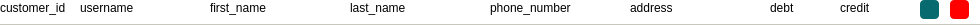
<?xml version="1.0" encoding="UTF-8"?>
<ui version="4.0">
 <class>Customer</class>
 <widget class="QWidget" name="Customer">
  <property name="geometry">
   <rect>
    <x>0</x>
    <y>0</y>
    <width>980</width>
    <height>25</height>
   </rect>
  </property>
  <property name="windowTitle">
   <string>Form</string>
  </property>
  <property name="styleSheet">
   <string notr="true">background-color: white;</string>
  </property>
  <widget class="QLabel" name="FirstName_L">
   <property name="geometry">
    <rect>
     <x>210</x>
     <y>0</y>
     <width>120</width>
     <height>16</height>
    </rect>
   </property>
   <property name="styleSheet">
    <string notr="true">color: rgb(0, 0, 0);
font: 600 9pt &quot;Segoe UI&quot;;</string>
   </property>
   <property name="text">
    <string>first_name</string>
   </property>
  </widget>
  <widget class="QLabel" name="LastName_L">
   <property name="geometry">
    <rect>
     <x>350</x>
     <y>0</y>
     <width>120</width>
     <height>16</height>
    </rect>
   </property>
   <property name="styleSheet">
    <string notr="true">color: rgb(0, 0, 0);
font: 600 9pt &quot;Segoe UI&quot;;</string>
   </property>
   <property name="text">
    <string>last_name</string>
   </property>
  </widget>
  <widget class="QLabel" name="PhoneNumber_L">
   <property name="geometry">
    <rect>
     <x>490</x>
     <y>0</y>
     <width>120</width>
     <height>16</height>
    </rect>
   </property>
   <property name="styleSheet">
    <string notr="true">color: rgb(0, 0, 0);
font: 600 9pt &quot;Segoe UI&quot;;</string>
   </property>
   <property name="text">
    <string>phone_number</string>
   </property>
  </widget>
  <widget class="QLabel" name="Customerid_L">
   <property name="geometry">
    <rect>
     <x>0</x>
     <y>0</y>
     <width>71</width>
     <height>16</height>
    </rect>
   </property>
   <property name="styleSheet">
    <string notr="true">color: rgb(0, 0, 0);
font: 600 9pt &quot;Segoe UI&quot;;</string>
   </property>
   <property name="text">
    <string>customer_id</string>
   </property>
  </widget>
  <widget class="QLabel" name="Address_TE">
   <property name="geometry">
    <rect>
     <x>630</x>
     <y>0</y>
     <width>120</width>
     <height>16</height>
    </rect>
   </property>
   <property name="styleSheet">
    <string notr="true">color: rgb(0, 0, 0);
font: 600 9pt &quot;Segoe UI&quot;;</string>
   </property>
   <property name="text">
    <string>address</string>
   </property>
  </widget>
  <widget class="QLabel" name="Debt_L">
   <property name="geometry">
    <rect>
     <x>770</x>
     <y>0</y>
     <width>51</width>
     <height>16</height>
    </rect>
   </property>
   <property name="styleSheet">
    <string notr="true">color: rgb(0, 0, 0);
font: 600 9pt &quot;Segoe UI&quot;;</string>
   </property>
   <property name="text">
    <string>debt</string>
   </property>
  </widget>
  <widget class="QLabel" name="Credit_L">
   <property name="geometry">
    <rect>
     <x>840</x>
     <y>0</y>
     <width>51</width>
     <height>16</height>
    </rect>
   </property>
   <property name="styleSheet">
    <string notr="true">color: rgb(0, 0, 0);
font: 600 9pt &quot;Segoe UI&quot;;</string>
   </property>
   <property name="text">
    <string>credit</string>
   </property>
  </widget>
  <widget class="QPushButton" name="Edit_PB">
   <property name="geometry">
    <rect>
     <x>920</x>
     <y>0</y>
     <width>19</width>
     <height>19</height>
    </rect>
   </property>
   <property name="styleSheet">
    <string notr="true">QPushButton {
    background-color: rgb(6, 106, 110);
    border: none;
    border-radius: 4px;
	padding-left: 2px;
	image: url(:/icons/images/icons/edit.png);
	font: 600 15pt &quot;Segoe UI&quot;;
}
QPushButton:hover {
    background-color: rgb(7, 132, 136);
}
QPushButton::pressed {
    background-color: rgb(5, 97, 100);
}</string>
   </property>
   <property name="text">
    <string/>
   </property>
  </widget>
  <widget class="QPushButton" name="Delete_PB">
   <property name="geometry">
    <rect>
     <x>950</x>
     <y>0</y>
     <width>19</width>
     <height>19</height>
    </rect>
   </property>
   <property name="styleSheet">
    <string notr="true">QPushButton {
    background-color: rgb(255, 0, 0);
    border: none;
    border-radius: 4px;
	padding-left: 2px;
	image: url(:/icons/images/icons/remove.png);
	font: 600 15pt &quot;Segoe UI&quot;;
}
QPushButton:hover {
    background-color: rgb(7, 132, 136);
}
QPushButton::pressed {
    background-color: rgb(5, 97, 100);
}</string>
   </property>
   <property name="text">
    <string/>
   </property>
  </widget>
  <widget class="QLabel" name="Username_L">
   <property name="geometry">
    <rect>
     <x>80</x>
     <y>0</y>
     <width>120</width>
     <height>16</height>
    </rect>
   </property>
   <property name="styleSheet">
    <string notr="true">color: rgb(0, 0, 0);
font: 600 9pt &quot;Segoe UI&quot;;</string>
   </property>
   <property name="text">
    <string>username</string>
   </property>
  </widget>
  <widget class="Line" name="line">
   <property name="geometry">
    <rect>
     <x>0</x>
     <y>24</y>
     <width>980</width>
     <height>1</height>
    </rect>
   </property>
   <property name="palette">
    <palette>
     <active>
      <colorrole role="Button">
       <brush brushstyle="SolidPattern">
        <color alpha="255">
         <red>199</red>
         <green>199</green>
         <blue>190</blue>
        </color>
       </brush>
      </colorrole>
      <colorrole role="Base">
       <brush brushstyle="SolidPattern">
        <color alpha="255">
         <red>199</red>
         <green>199</green>
         <blue>190</blue>
        </color>
       </brush>
      </colorrole>
      <colorrole role="Window">
       <brush brushstyle="SolidPattern">
        <color alpha="255">
         <red>199</red>
         <green>199</green>
         <blue>190</blue>
        </color>
       </brush>
      </colorrole>
     </active>
     <inactive>
      <colorrole role="Button">
       <brush brushstyle="SolidPattern">
        <color alpha="255">
         <red>199</red>
         <green>199</green>
         <blue>190</blue>
        </color>
       </brush>
      </colorrole>
      <colorrole role="Base">
       <brush brushstyle="SolidPattern">
        <color alpha="255">
         <red>199</red>
         <green>199</green>
         <blue>190</blue>
        </color>
       </brush>
      </colorrole>
      <colorrole role="Window">
       <brush brushstyle="SolidPattern">
        <color alpha="255">
         <red>199</red>
         <green>199</green>
         <blue>190</blue>
        </color>
       </brush>
      </colorrole>
     </inactive>
     <disabled>
      <colorrole role="Button">
       <brush brushstyle="SolidPattern">
        <color alpha="255">
         <red>199</red>
         <green>199</green>
         <blue>190</blue>
        </color>
       </brush>
      </colorrole>
      <colorrole role="Base">
       <brush brushstyle="SolidPattern">
        <color alpha="255">
         <red>199</red>
         <green>199</green>
         <blue>190</blue>
        </color>
       </brush>
      </colorrole>
      <colorrole role="Window">
       <brush brushstyle="SolidPattern">
        <color alpha="255">
         <red>199</red>
         <green>199</green>
         <blue>190</blue>
        </color>
       </brush>
      </colorrole>
     </disabled>
    </palette>
   </property>
   <property name="styleSheet">
    <string notr="true">background-color: rgb(199, 199, 190);
    height: 0.5px;
    border: none;</string>
   </property>
   <property name="orientation">
    <enum>Qt::Horizontal</enum>
   </property>
  </widget>
  <zorder>Edit_PB</zorder>
  <zorder>Delete_PB</zorder>
  <zorder>Customerid_L</zorder>
  <zorder>Username_L</zorder>
  <zorder>FirstName_L</zorder>
  <zorder>LastName_L</zorder>
  <zorder>PhoneNumber_L</zorder>
  <zorder>Address_TE</zorder>
  <zorder>Debt_L</zorder>
  <zorder>Credit_L</zorder>
  <zorder>line</zorder>
 </widget>
 <resources/>
 <connections/>
</ui>
